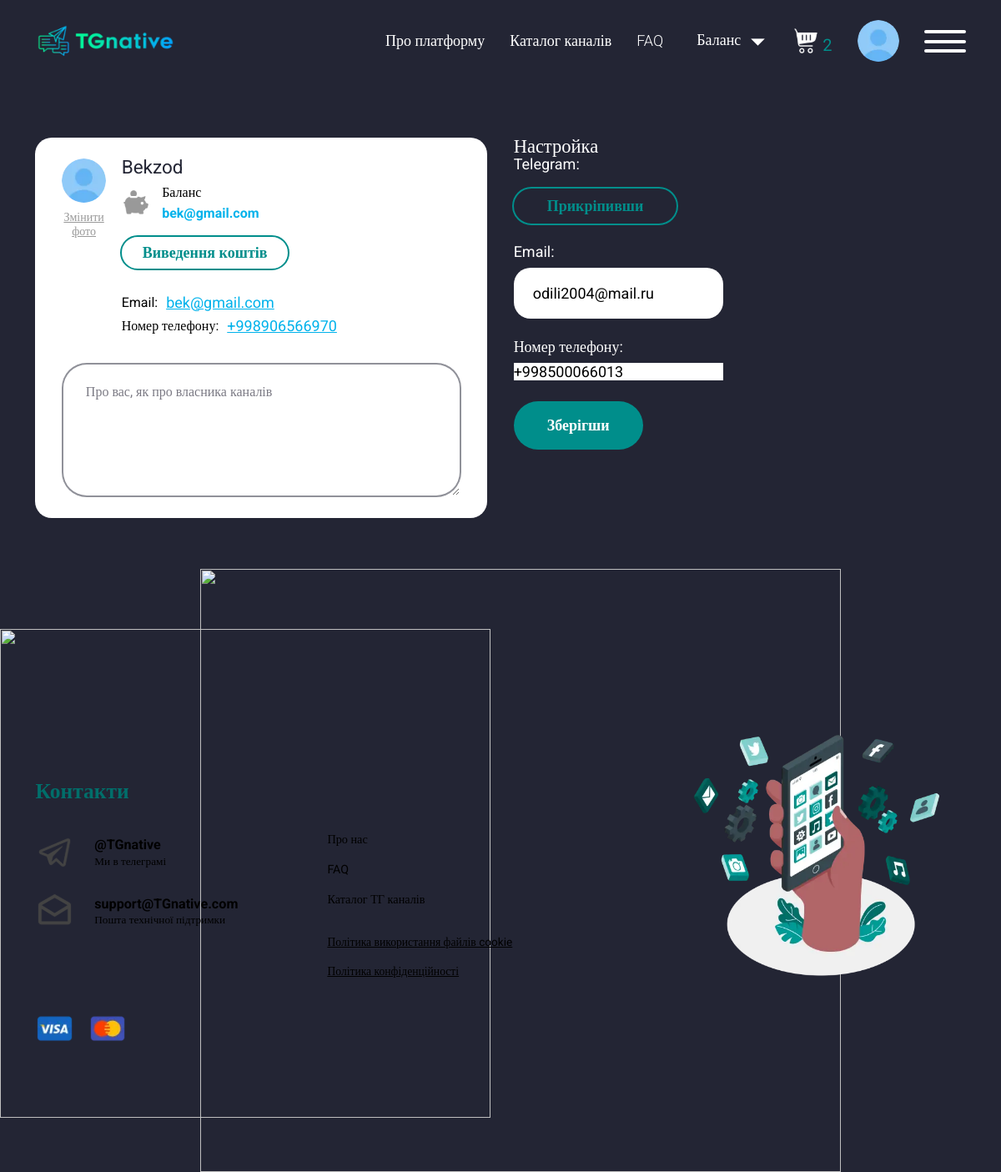
/7/reklama (signed in), run on the app's committed database.
### accounts/models.py (models this page shows, shortened)
class Profile_advertiser(models.Model):
    username=models.OneToOneField(User,on_delete=models.CASCADE,related_name='profile_advertisers')
    phone_number = PhoneNumberField()
    first_name=models.CharField(max_length=150)
    last_name=models.CharField(max_length=150)
    email=models.EmailField()
    balance = models.DecimalField(max_digits=10, decimal_places=2,default=0)
    currency=models.CharField(max_length=10)
    created_at=models.DateTimeField(auto_now_add=True)
    photo=models.ImageField()
    is_online = models.BooleanField(default=False)
    last_visited = models.DateTimeField(auto_now=True)
    timezone = models.CharField(max_length=63, choices=[(tz, tz) for tz in pytz.all_timezones], default='UTC')

### accounts/views.py (the view, shortened to what this page needs)
# urls.py: path('<int:pk>/reklama',views.UpdateReklama.as_view(),name='cabinet_reklama'),
class UpdateReklama(LoginRequiredMixin, UpdateView):
    template_name = "update_reklama.html"
    model = Profile_advertiser
    form_class = Update_Reklama
    login_url = reverse_lazy('login')
    def get_context_data(self, *, object_list=None, **kwargs):
        context = super().get_context_data(**kwargs)
        context['user'] = Profile_advertiser.objects.get(username=self.request.user)
        return context

### accounts/forms.py
class Update_Reklama(BaseUpdateForm):
    class Meta(BaseUpdateForm.Meta):
        model=Profile_advertiser

### accounts/templates/update_reklama.html (shortened to what this page needs)
{% extends 'base.html' %}
{% load static %}
    {% block content %}
    <main class="page">
			<section class="account-mainscreen">
				<div class="account-mainscreen__container">
					<div class="info-account">
						<div class="info-account__item">
							<div class="info-account__head">
								<div class="info-account__img-wrap">
									<div class="info-account__img">
                                        {% if user.photo %}
                                        <picture><source srcset="/{{user.photo}}" type="image/webp"><img class="img-fluid" src="/{{user.photo}}" alt=""></picture>
                                        {% else %}
										<picture><source srcset="{% static 'img/channel/avatar-not-found.webp' %}" type="image/webp"><img class="img-fluid" src="{% static 'img/channel/avatar-not-found.png' %}" alt=""></picture>
									    {% endif %}
                                    </div>
									<button class="info-account__label hhv-blue" id="changePhoto" type="button">Змінити фото</button>
								</div>
								<div class="info-account__head-content">
									<div class="label-dark label-dark_s24">{{user.first_name}} {{user.last_name}}</div>
									<div class="info-account__row">
										<div class="info-account__row-item">
											<div class="info-account__icon">
												<img class="img-fluid" src="{% static 'img/icons/pig.svg' %}" alt="">
											</div>
											<div class="info-account__row-content">
												<div class="label-black label-black_s16">Баланс</div>
												<div class="label-blue label-blue_s16">{{user.email}}</div>
											</div>
										</div>
										<a class="button button_sm button_no-bg" href="{% url 'balance' %}">Виведення коштів</a>
									</div>
									<div data-da=".info-account__content,480.98,first" class="info-account__head-email">
										<span class="label-black label-black_s16">Email:</span>
										<a href="mailto:{{user.email}}">{{user.email}}</a>
									</div>
									<div data-da=".info-account__content,480.98,first" class="info-account__head-email">
										<span class="label-black label-black_s16">Номер телефону:</span>
										<a href="tel:+380503315146"> {{user.phone_number}}</a>
									</div>
								</div>
							</div>
							<div class="info-account__content">
								<textarea class="info-account__textarea" placeholder="Про вас, як про власника каналів" name="about" id="about"></textarea>
							</div>
						</div>
					</div>
					<form method="post" enctype="multipart/form-data">
						<h2 class="label-white label-white_s24">Настройка</h2>
						<div class="account-mainscreen__form-content">
							<div class="settings-account account-mainscreen__item">
								<div class="settings-account__content">
									<div class="settings-account__item">
										<div class="label-white">Telegram:</div>
										<button class="button button_sm button_no-bg" type="button">Прикріпивши</button>
									</div>
									<div class="settings-account__item">
										<div class="form">
											<div class="search-form__item">
												<label for="qiwi" class="label-white">Email:</label>
												{{form.email}}
											</div>
										</div>
									</div>
									<div class="settings-account__item">
										<div class="form">
											<div class="search-form__item">
												<label for="qiwi" class="label-white">Номер телефону:</label>
                                                 {{form.phone_number}}
											</div>
										</div>
									</div>
									<div data-da=".account-mainscreen__form,767.98" class="settings-account__item settings-account__item_btn">
										<button class="button" type="submit">Зберігши</button>
									</div>
								</div>
							</div>
							<div class="change-pass account-mainscreen__item">
								<div class="form form-pass">
								</div>
							</div>
						</div>
				</div>
			</section>
		</main>
    {% endblock %}

### data on the page
Profile_advertiser: first_name "Bekzod", email "bek@gmail.com", phone_number "+998906566970"
Profile_advertiser: email "odili2004@mail.ru", phone_number "+998500066013"

### other printed values
{{ number_count }} "2"
